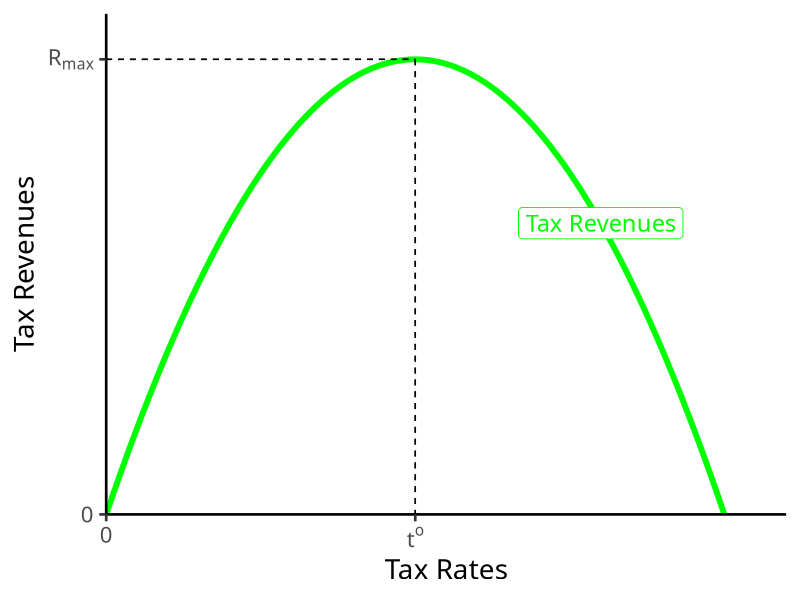

This chart was generated by the following R code:
## ---- chunk 1
options(htmltools.dir.version = FALSE)
knitr::opts_chunk$set(echo=F,
                      message=F,
                      warning=F)
library(tidyverse)
set.seed(256)
update_geom_defaults("label", list(family = "Fira Sans Condensed"))
## ---- chunk 2
tr=function(x){10*x-x^2}

ggplot(data.frame(x=c(0,10)), aes(x=x))+
  stat_function(fun=tr, geom="line", size=2, color = "green")+
  geom_label(aes(x=8,y=tr(8)), color = "green", label="Tax Revenues", size = 6)+
    scale_x_continuous(breaks=c(0,5),
                       labels=c(0,expression(t^{o})),
                     limits=c(0,10),
                     expand=expand_scale(mult=c(0,0.1)))+
  scale_y_continuous(breaks=c(0,25),
                     labels=c(0,expression(R[max])),
                     expand=expand_scale(mult=c(0,0.1)))+
  # line at 5,5 
  geom_segment(aes(x=0,xend=5, y=25, yend=25), linetype="dashed")+
  geom_segment(aes(x=5,xend=5, y=25, yend=0), linetype="dashed")+
  
  #geom_label(aes(x=5, y=25), color="green", label=expression(paste(R[max])))+
  #coord_cartesian(clip="off")+
  labs(x = "Tax Rates",
       y = "Tax Revenues")+
  theme_classic(base_family = "Fira Sans Condensed", base_size=20)

